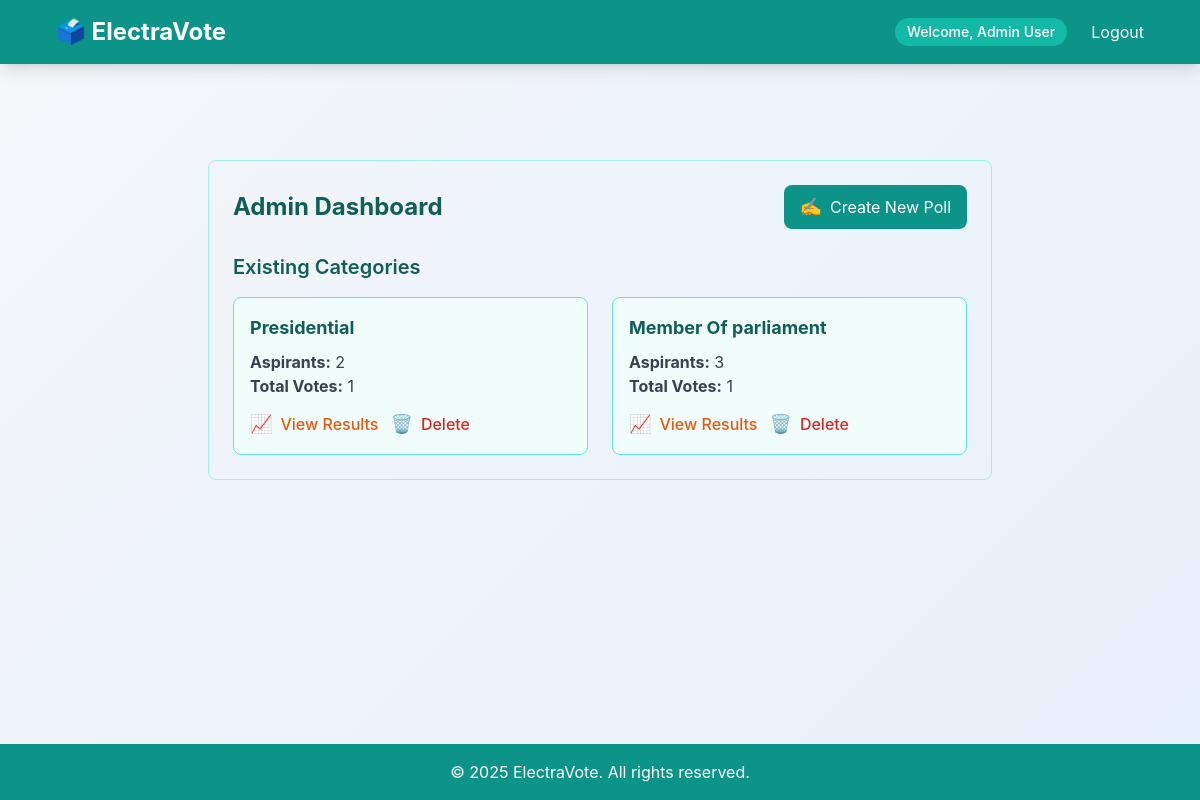
/admin/dashboard (signed in), run on an earlier commit of the app's database.
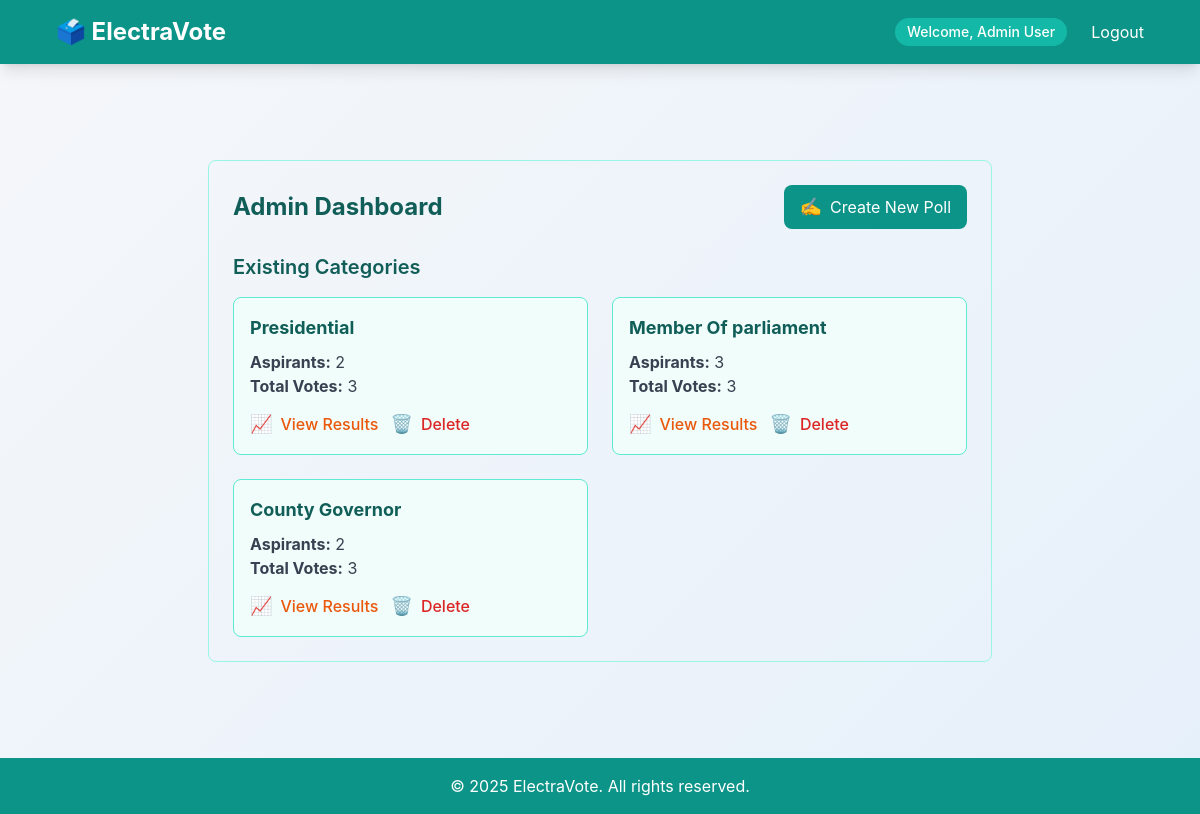
And on a later commit of the database.
### models.py (models this page shows)
class User(db.Model, UserMixin):
    id = db.Column(db.Integer, primary_key=True)
    full_name = db.Column(db.String(100), nullable=False)
    email = db.Column(db.String(120), unique=True, nullable=False)
    national_id = db.Column(db.String(20), unique=True, nullable=False)
    password = db.Column(db.String(128), nullable=False)
    role = db.Column(db.String(10), default='voter')  # 'admin' or 'voter'

class Category(db.Model):
    id = db.Column(db.Integer, primary_key=True)
    name = db.Column(db.String(100), nullable=False)

### app.py (the view)
@app.route('/admin/dashboard')
@login_required
def admin_dashboard():
    if current_user.role != 'admin':
        return redirect(url_for('voter_dashboard'))
    categories = Category.query.all()
    return render_template('admin_dashboard.html', categories=categories)

### app.py (called while the page is built)
@login_manager.user_loader
def load_user(user_id):
    return User.query.get(int(user_id))

### templates/admin_dashboard.html (shortened to what this page needs)
{% extends 'base.html' %}
{% block content %}
<div class="max-w-5xl mx-auto p-6 px-4 sm:px-6 lg:px-8 py-8">
    <div class="border border-teal-200 rounded-lg p-6">
        <div class="flex justify-between items-center mb-6">
            <h2 class="text-2xl font-bold text-teal-800">Admin Dashboard</h2>
            <a href="{{ url_for('create_poll') }}"
               class="bg-teal-600 text-white px-4 py-2 rounded-lg hover:bg-teal-700 transition flex items-center gap-2">
                <span class="text-lg">✍️</span> Create New Poll
            </a>
        </div>
        <h3 class="text-xl font-semibold text-teal-800 mb-4">Existing Categories</h3>
        <div class="grid grid-cols-1 sm:grid-cols-2 gap-6">
            {% for category in categories %}
                <div class="bg-teal-50 p-4 rounded-lg border border-teal-300 hover:bg-teal-100 transition">
                    <h4 class="text-lg font-bold text-teal-800 mb-2">{{ category.name }}</h4>
                    <p class="text-gray-700"><strong>Aspirants:</strong> {{ category.aspirants | length }}</p>
                    <p class="text-gray-700"><strong>Total Votes:</strong> {{ category.aspirants | map(attribute='votes') | map('length') | sum }}</p>
                    <div class="flex gap-3 mt-3">
                        <a href="{{ url_for('results', category_id=category.id) }}"
                           class="inline-flex items-center gap-2 text-orange-600 hover:text-orange-700 font-medium transition">
                            <span class="text-lg">📈</span> View Results
                        </a>
                        <button onclick="openDeleteModal({{ category.id }}, '{{ category.name }}')"
                                class="inline-flex items-center gap-2 text-red-600 hover:text-red-700 font-medium transition">
                            <span class="text-lg">🗑️</span> Delete
                        </button>
                    </div>
                </div>
            {% endfor %}
        </div>
    </div>
</div>
{% endblock %}

### templates/base.html (shortened to what this page needs)
<!DOCTYPE html>
<html lang="en" class="scroll-smooth">
<head>
    <script src="https://cdn.tailwindcss.com"></script>
</head>
<body class="text-gray-800 min-h-screen flex flex-col">
    <header class="bg-teal-600 text-white shadow-lg">
        <nav class="max-w-6xl mx-auto px-4 sm:px-6 lg:px-8 py-4 flex items-center justify-between">
            <a href="/" class="text-2xl font-bold flex items-center gap-2">
                🗳️ ElectraVote
            </a>
            <div class="hidden md:flex items-center space-x-6">
                {% if current_user.is_authenticated %}
                    <span class="text-sm font-medium bg-teal-500 px-3 py-1 rounded-full">Welcome, {{ current_user.full_name }}</span>
                    <a href="{{ url_for('logout') }}" class="nav-link text-white hover:text-orange-400">Logout</a>
                {% else %}
                    <a href="{{ url_for('register') }}" class="nav-link text-white hover:text-orange-400">Register</a>
                    <a href="{{ url_for('login') }}" class="nav-link text-white hover:text-orange-400">Login</a>
                {% endif %}
            </div>
        </nav>
    </header>
    <main class="flex-1 py-10 px-4 sm:px-6 lg:px-8">
        <div class="max-w-4xl mx-auto">
            <div class="p-6">
                {% block content %}{% endblock %}
            </div>
        </div>
    </main>
    <footer class="bg-teal-600 text-white py-4">
        <div class="max-w-6xl mx-auto px-4 sm:px-6 lg:px-8 text-center">
            <p>© 2025 ElectraVote. All rights reserved.</p>
        </div>
    </footer>
</body>
</html>

### templates/base.html (style rules this page uses)
body { background: linear-gradient(135deg, #f5f7fa 0%, #e6f0fa 100%); font-family: 'Inter', sans-serif; }
.nav-link { position: relative; transition: color 0.3s ease; }
.nav-link::after { content: ''; position: absolute; width: 0; height: 2px; bottom: -4px; left: 0; background-color: #f97316; transition: width 0.3s ease; }

What changed in the data, as far as the page shows it:
computed for Category "Presidential": aspirants|map "1" → "3"
computed for Category "Member Of parliament": aspirants|map "1" → "3"
added Category: name "County Governor", aspirants|length "2", aspirants|map "3"
